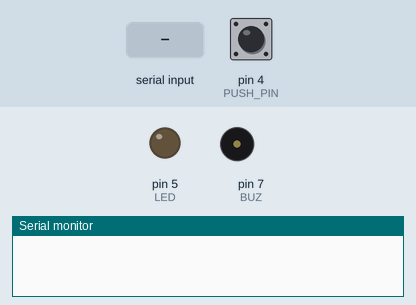
The sketch below on a simulated Arduino Uno, built with avr-gcc and run on an emulated ATmega328P. Shown: output pins drawn as LEDs (lit = HIGH), buzzer (waves = sounding, pin HIGH), the last lines printed to the serial monitor. The test bench sets the inputs (shaded band); at power-on: pin 4 (PUSH_PIN) LOW.

Above: at 1.2 s.
1.3 s: "Connecting" received over the second serial link
At 3.2 s:
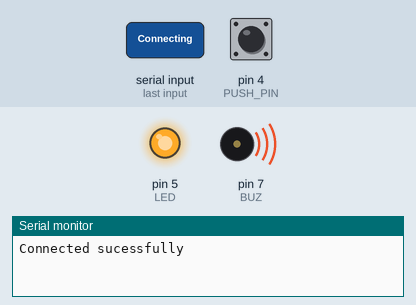
4.3 s: pin 4 (PUSH_PIN) pulled HIGH for 3.2 s
At 8.1 s:
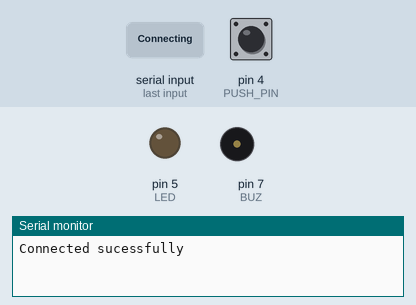
Timing chart, 0 to 9.6 s (numbered marks = the images above; inputs shaded):
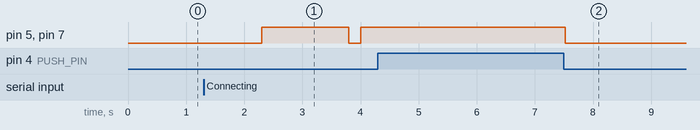

Measured:
- after the input at 1.3 s, pin 5 (LED), pin 7 (BUZ): LOW → HIGH after 1.0 s, → LOW 1.5 s later, → HIGH 0.20 s later
- after the input at 4.3 s, pin 5 (LED), pin 7 (BUZ): HIGH → LOW after 3.2 s instead of 0.20 s

The sketch:

Agro_x_test_trans.ino
```cpp
//Updated Transmitter Code

#include <SoftwareSerial.h>

#define BUZ 7
#define HRX 2
#define HTX 3

#define LED 5
#define PUSH_PIN 4

volatile unsigned long START_TIME=millis();
unsigned long DELAY_PRESET = 60;
volatile bool TOGGLESTATE=false;

SoftwareSerial hc12(HRX,HTX);

void setup()
{
  Serial.begin(9600);
  hc12.begin(9600);

  pinMode(BUZ, OUTPUT);
  pinMode(LED,OUTPUT);
  pinMode(PUSH_PIN,INPUT);
}

void loop()
{

  if (hc12.available() > 0)
  {
    String receivedData = hc12.readString();

    if (receivedData == "Connecting")
    {
      Serial.println("Connected sucessfully");
        digitalWrite(BUZ, HIGH);
        digitalWrite(LED,HIGH);
        delay(1500);
        digitalWrite(BUZ, LOW);
        digitalWrite(LED, LOW);
        delay(200);
        digitalWrite(BUZ, HIGH);
        digitalWrite(LED,HIGH);
        delay(500);
        digitalWrite(BUZ, LOW);
        digitalWrite(LED, LOW);

    }

  }

 if (hc12.available() > 0)
  {
    String received = hc12.readString();

    if (received == "det")
    {
      Serial.println("INTRUSION DETECTED...!");
      digitalWrite(BUZ, HIGH);
      digitalWrite(LED,HIGH);
      delay(5000);
      digitalWrite(BUZ, LOW);
      digitalWrite(LED, LOW);
    }
 }
  volatile unsigned long END_TIME=millis();
  if(END_TIME-START_TIME>DELAY_PRESET)
  {
    if(digitalRead(PUSH_PIN)==HIGH)
    {
      hc12.write("STOP");
      TOGGLESTATE!=TOGGLESTATE;
      START_TIME=END_TIME;
      digitalWrite(BUZ, HIGH);
      digitalWrite(LED,HIGH);
      delay(500);
      digitalWrite(BUZ, LOW);
      digitalWrite(LED, LOW);

    }
  }
}
```
